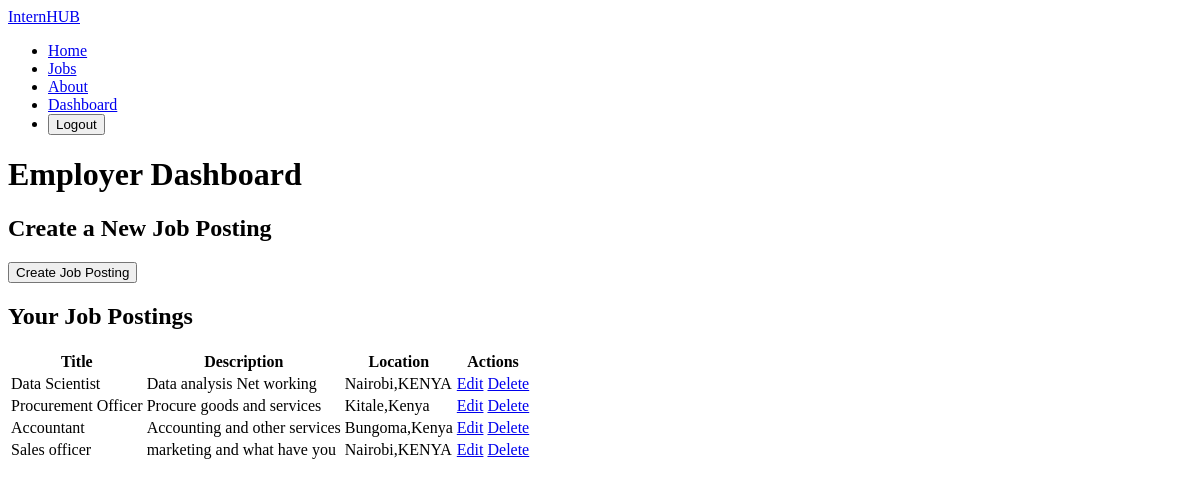
/job/employer_dashboard/ (signed in), run on an earlier commit of the app's database.
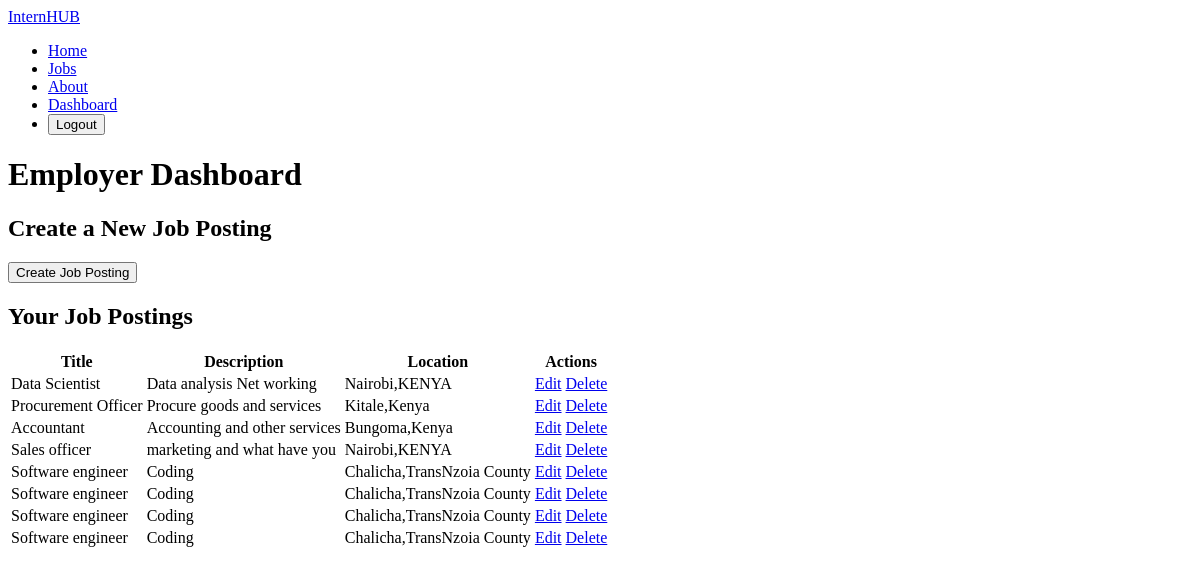
And on a later commit of the database.
### job/models.py (models this page shows, shortened)
class Job(models.Model):
    employer = models.ForeignKey(Employer,on_delete=models.DO_NOTHING)
    job_title = models.CharField(max_length=100, help_text="please enter the job title")
    description = models.TextField(max_length=500, help_text='describe this job')
    requirements = models.TextField(max_length=2000)
    company = models.CharField(max_length=100)
    location = models.CharField(max_length=100)
    contract_type = (
        ('Full Time', 'Full Time'),
        ('Part Time', 'Part Time'),
        ('Freelance', 'Freelancer'),
        )
    contract = models.CharField(choices=contract_type, max_length=100, default=None)
    salary = models.DecimalField(max_digits=10, decimal_places=2)
    posted_at = models.DateTimeField(auto_now_add=True)
    application_link = models.URLField()

### job/views.py (the view)
# urls.py: path('employer_dashboard/', views.employer_dashboard, name = 'employer_dashboard'),
@login_required
def employer_dashboard(request):
    employer = request.user.employer
    jobs = Job.objects.filter(employer=employer)
    return render(request, 'jobs/employer_dashboard.html', {'jobs': jobs})

### job/templates/jobs/employer_dashboard.html (shortened to what this page needs)
{% extends 'base.html' %}
{% block content %}
  {% load crispy_forms_tags %}
    <h1>Employer Dashboard</h1>
    <h2>Create a New Job Posting</h2>
    <form method="post" action="{% url 'create_job' %}">
      <button type="submit">Create Job Posting</button>
    </form>
    <h2>Your Job Postings</h2>
    <table>
      <thead>
        <tr>
          <th>Title</th>
          <th>Description</th>
          <th>Location</th>
          <th>Actions</th>
        </tr>
      </thead>
      <tbody>
        {% for job in jobs %}
          <tr>
            <td>{{ job.job_title }}</td>
            <td>{{ job.description }}</td>
            <td>{{ job.location }}</td>
            <td>
              <a href="{% url 'update_job' job.id %}">Edit</a>
              <a href="{% url 'job_delete' job.id %}">Delete</a>
            </td>
          </tr>
        {% empty %}
          <tr>
            <td colspan="4">You have not created any job postings yet.</td>
          </tr>
        {% endfor %}
      </tbody>
    </table>
{% endblock %}

### job/templates/base.html (shortened to what this page needs)
{% load static %}
<!DOCTYPE html>
<html lang="en">
<head>
    <link type="text/css" rel="stylesheet" href="{% static 'css/style.css'%}">
</head>
<body>
    {% include 'navbar.html'%}
    {% block content %} {% endblock content %}
</body>
</html>

### job/templates/navbar.html (shortened to what this page needs)
{% load static %}
<body>
<nav class="navbar navbar-expand-lg navbar-dark bg-dark">
  <div class="container">
    <a class="navbar-brand" href="#">InternHUB</a>
    <div class="collapse navbar-collapse" id="navbarNav">
      <ul class="navbar-nav ml-auto">
        <li class="nav-item {% if request.path == '/' %}active{% endif %}">
          <a class="nav-link" href="#">Home</a>
        </li>
        <li class="nav-item {% if 'jobs/' in request.path %}active{% endif %}">
          <a class="nav-link" href="{% url 'job_list' %}">Jobs</a>
        </li>
        <li class="nav-item {% if request.path == '/about/' %}active{% endif %}">
          <a class="nav-link" href="#">About</a>
        </li>
        {% if user.is_authenticated %}
        <li class="nav-item">
          <a class="nav-link" href="{% url 'job_search' %}">Dashboard</a>
        </li>
        <li class="nav-item">
          <form method="post" action="{% url 'logout' %}">
            <button type="submit" class="nav-link btn btn-link">Logout</button>
          </form>
        </li>
        {% endif %}
      </ul>
    </div>
  </div>
</nav>
</body>

### job/templates/footer.html (shortened to what this page needs)
{% load static %}

What changed in the data, as far as the page shows it:
added Job: job_title "Software engineer", description "Coding", location "Chalicha,TransNzoia County"
added Job: job_title "Software engineer", description "Coding", location "Chalicha,TransNzoia County"
added Job: job_title "Software engineer", description "Coding", location "Chalicha,TransNzoia County"
added Job: job_title "Software engineer", description "Coding", location "Chalicha,TransNzoia County"
